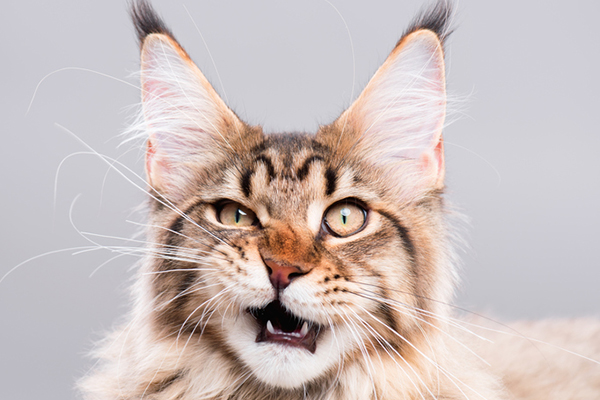
#> input picture cat.jpg, 600 x 400 px
$ python channels.py cat.jpg
#> lines starting #> are read from the running program, lines starting #| are printed output that depends on the picture
#> further down, img is the input picture: shape (400, 600, 3); mean B, G, R 188.6, 190.5, 203.2
import sys
import cv2
import numpy as np
import numpy as np


def split_channel(img):
    r = np.zeros(img.shape, dtype=np.uint8)
    b = np.zeros(img.shape, dtype=np.uint8)
    g = np.zeros(img.shape, dtype=np.uint8)
    r[:, :, 2] = img[:,:,2]
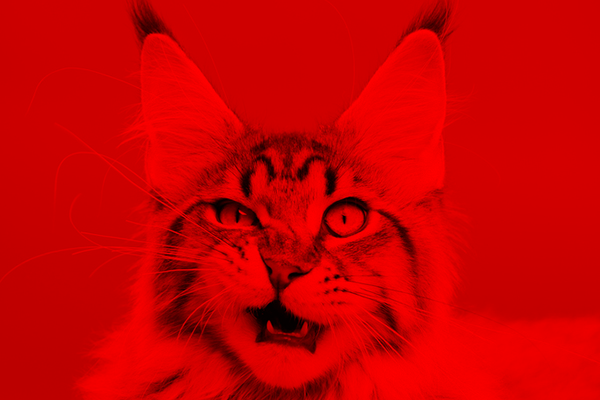
#> r: shape (400, 600, 3); mean B, G, R 0, 0, 203.2
    g[:, :, 1] = img[:,:,1]
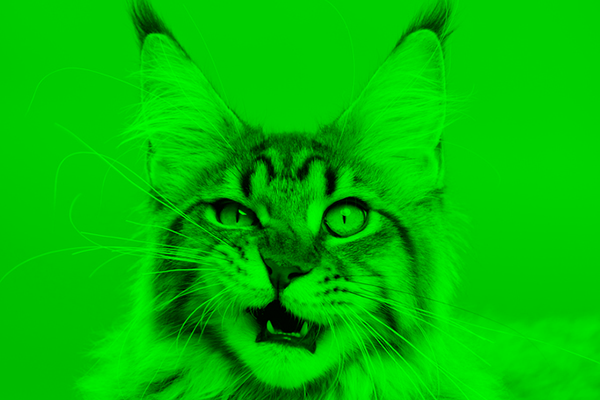
#> g: shape (400, 600, 3); mean B, G, R 0, 190.5, 0
    b[:, :, 0] = img[:,:,0]
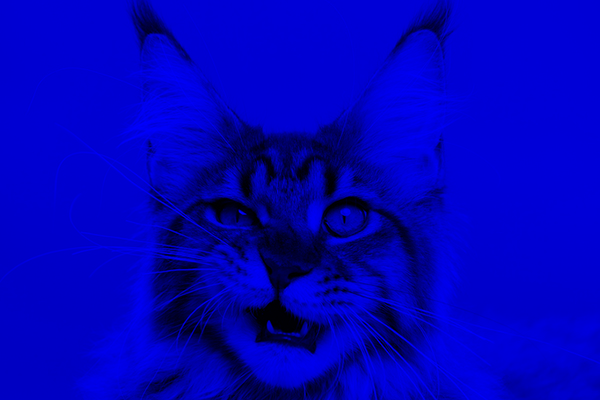
#> b: shape (400, 600, 3); mean B, G, R 188.6, 0, 0

    return r, g, b


if __name__ == '__main__':
    img_path = sys.argv[1]
    img = cv2.imread(img_path, 1)
    b, g, r = split_channel(img)
    cv2.imshow('B', b)
    cv2.waitKey(0)
    cv2.imshow('G', g)
    cv2.waitKey(0)
    cv2.imshow('R', r)
    cv2.waitKey(0)
